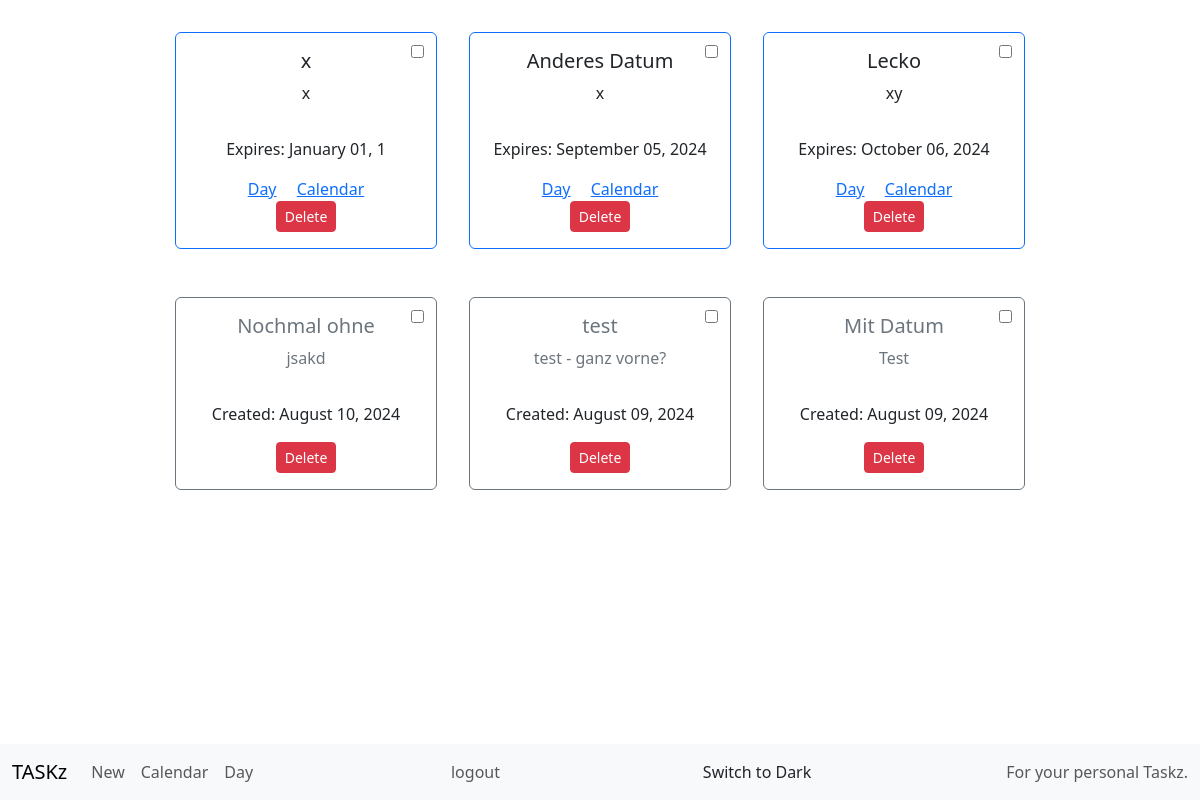
/overview (signed in), run on the app's committed database.
### tables this page shows
CREATE TABLE taskz (
                        id INTEGER PRIMARY KEY AUTOINCREMENT, 
                        user INTEGER NOT NULL, 
                        title TEXT NOT NULL, 
                        text TEXT,
                        created TIMESTAMP DEFAULT CURRENT_TIMESTAMP, 
                        date TIMESTAMP, 
                        checked INTEGER DEFAULT 0, 
                        FOREIGN KEY(user) REFERENCES users(id));

### app.py (the view, shortened to what this page needs)
@app.route("/overview", methods=["GET", "POST"])
@login_required
def overview():
    taskz = get_taskz(session["user"])
    return render("overview.html", taskz=taskz)

### functions.py (called while the page is built)
def login_required(f):
    @wraps(f)
    def decorated_function(*args, **kwargs):
        if session.get("user") is None:
            return redirect("/login")
        return f(*args, **kwargs)
    return decorated_function

def get_taskz(user_id):
    try:
        con = sql.connect(DB, detect_types=sql.PARSE_DECLTYPES)
        try:
            con.row_factory = sql.Row
            cur = con.cursor()
            cur.execute("SELECT * FROM taskz WHERE user = ?", (user_id,))
            taskz = cur.fetchall()
        finally:
            con.close()
    except:
        return
    return taskz

### templates/overview.html
{% extends "layout.html" %} {% block title %} - Overview {% endblock %} {% block
main %}
<div class="container-fluid text-center">
  {% if taskz %}
  <div class="container-fluid mt-3">
    <div class="row justify-content-center">
      {% for task in taskz | sort(attribute="date") %} {% if task.checked == 0 %}
      <div class="col-12 col-xxl-2 col-xl-3 col-lg-4 col-md-6 p-3">
        <div class="card border-primary">
          <div class="card-body">
            <h5 class="card-title">{{ task.title }}</h5>
            <form action="{{ url_for('overview') }}" method="post">
              <input
              type="checkbox"
              name="checktask"
              class="checktask"
              value="{{ task.id }}"
              onChange="this.form.submit()"
            />
            </form>
            <p class="card-text" style="white-space: pre-line">{{ task.text }}</p>
          </div>
          <div class="card-body">
            {% if task.date.strftime("%Y") != "0001"  %}
            <p>Expires: {{ task.date.strftime("%B %d, %Y") }}</p>
            <a href="{{ url_for('day') }}?year={{ task.date.strftime('%Y') }}&month={{ task.date.strftime('%m') }}&day={{ task.date.strftime('%d') }}" class="card-link">Day</a>
            <a href="{{ url_for('cal') }}?year={{ task.date.strftime('%Y') }}&month={{ task.date.strftime('%m') }}" class="card-link"
              >Calendar</a>
              {% endif %}
            <form action="{{ url_for('overview') }}" method="post">
              <button class="btn btn-danger btn-sm delete" type="submit" name="delete" value="{{ task.id }}">Delete</button>
            </form>
          </div>
        </div>
      </div>
      {% endif %} {% endfor %}
    </div>
  </div>
  <div class="container-fluid mt-3">
    <div class="row justify-content-center">
      {% for task in taskz | sort(attribute="created", reverse=True) %} {% if task.checked == 1 %}
      <div class="col-12 col-xxl-2 col-xl-3 col-lg-4 col-md-6 p-3">
        <div class="card border-secondary">
          <div class="card-body text-secondary">
            <h5 class="card-title">{{ task.title }}</h5>
            <form action="{{ url_for('overview') }}" method="post">
              <input
              type="checkbox"
              name="checktask"
              class="checktask"
              value="{{ task.id }}"
              onChange="this.form.submit()"
            />
            </form>
            <p class="card-text" style="white-space: nowrap; overflow: hidden;">{{ task.text }}</p>
          </div>
          <div class="card-body">
            <p>Created: {{ task.created.strftime("%B %d, %Y") }}</p>
            <form action="{{ url_for('overview') }}" method="post">
              <button class="btn btn-danger btn-sm delete" type="submit" name="delete" value="{{ task.id }}">Delete</button>
            </form>
          </div>
        </div>
      </div>
      {% endif %} {% endfor %}
    </div>
  </div>
  {% else %} Nothing here... {% endif %}
</div>
{% endblock %}

### templates/layout.html (shortened to what this page needs)
<!DOCTYPE html>
<html lang="en">
  <head>
    <link href="../static/stylesheets/style.css" rel="stylesheet" />
    <link
      href="https://cdn.jsdelivr.net/npm/bootstrap@5.3.3/dist/css/bootstrap.min.css"
      rel="stylesheet"
    />
  </head>
  <body>
    <nav class="navbar navbar-expand-lg bg-body-tertiary fixed-bottom">
      <div class="container-fluid">
        <a
          class="navbar-brand"
          href="
                {% if session['user'] %}
                {{ url_for('overview') }}
        {% else %}
        {{ url_for('index') }}
        {% endif %}
        "
          >TASKz</a
        >
        <div class="collapse navbar-collapse" id="navbarText">
          {% if session["user"] %}
          <ul class="navbar-nav me-auto mb-2 mb-lg-0">
            <li class="nav-item">
              <a class="nav-link" href="{{ url_for('new') }}">New</a>
            </li>
            <li class="nav-item">
              <a class="nav-link" href="{{ url_for('cal') }}">Calendar</a>
            </li>
            <li class="nav-item">
              <a class="nav-link" href="{{ url_for('day') }}">Day</a>
            </li>
          </ul>
          <ul class="navbar-nav me-auto mb-2 mb-lg-0">
            <li class="nav-item">
              <a class="nav-link" aria-current="page" href="{{ url_for('logout') }}">logout</a>
            </li>
          </ul>
          {% endif %}
          <ul class="navbar-nav me-auto mb-2 mb-lg-0">
            <li class="nav-item">
              <button id="themebtn" class="btn"></button>
            </li>
          </ul>
          <span class="navbar-text"> For your personal Taskz. </span>
        </div>
      </div>
    </nav>
    <main>{% block main %}{% endblock %}</main>
  </body>
</html>

### static/stylesheets/style.css (style rules this page uses)
body { padding-bottom: 56px; }
.card .checktask { position: absolute; right: 12px; top: 12px; }

### data on the page
taskz: title "x", text "x", date "January 01, 1", {{ task.id }} 7 (drawn)
taskz: title "Anderes Datum", text "x", date "September 05, 2024", {{ task.id }} 5 (drawn)
taskz: title "Lecko", text "xy", date "October 06, 2024", {{ task.id }} 8 (drawn)
taskz: title "Nochmal ohne", text "jsakd", created "August 10, 2024", {{ task.id }} 9 (drawn)
taskz: title "test", text "test - ganz vorne?", created "August 09, 2024", {{ task.id }} 6 (drawn)
taskz: title "Mit Datum", text "Test", created "August 09, 2024", {{ task.id }} 2 (drawn)
